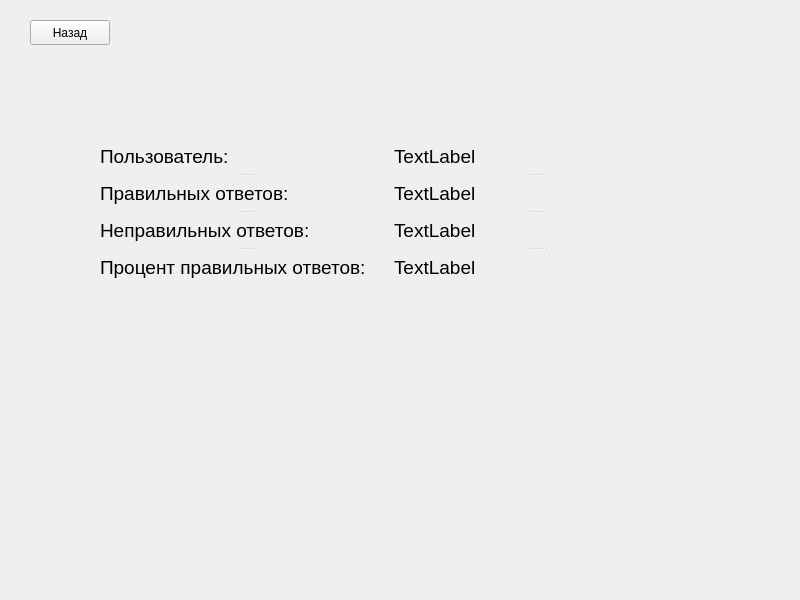
<?xml version="1.0" encoding="UTF-8"?>
<ui version="4.0">
 <class>Statistics</class>
 <widget class="QWidget" name="Statistics">
  <property name="geometry">
   <rect>
    <x>0</x>
    <y>0</y>
    <width>800</width>
    <height>600</height>
   </rect>
  </property>
  <property name="minimumSize">
   <size>
    <width>800</width>
    <height>600</height>
   </size>
  </property>
  <property name="maximumSize">
   <size>
    <width>800</width>
    <height>600</height>
   </size>
  </property>
  <property name="windowTitle">
   <string>Form</string>
  </property>
  <widget class="QPushButton" name="Back">
   <property name="geometry">
    <rect>
     <x>30</x>
     <y>20</y>
     <width>80</width>
     <height>25</height>
    </rect>
   </property>
   <property name="text">
    <string>Назад</string>
   </property>
  </widget>
  <widget class="QWidget" name="">
   <property name="geometry">
    <rect>
     <x>100</x>
     <y>140</y>
     <width>581</width>
     <height>144</height>
    </rect>
   </property>
   <layout class="QHBoxLayout" name="horizontalLayout">
    <item>
     <widget class="QSplitter" name="splitter">
      <property name="orientation">
       <enum>Qt::Vertical</enum>
      </property>
      <widget class="QLabel" name="label">
       <property name="font">
        <font>
         <family>Segoe UI</family>
         <pointsize>14</pointsize>
        </font>
       </property>
       <property name="text">
        <string>Пользователь:</string>
       </property>
      </widget>
      <widget class="QLabel" name="label_4">
       <property name="font">
        <font>
         <family>Segoe UI</family>
         <pointsize>14</pointsize>
        </font>
       </property>
       <property name="text">
        <string>Правильных ответов:</string>
       </property>
      </widget>
      <widget class="QLabel" name="label_5">
       <property name="font">
        <font>
         <family>Segoe UI</family>
         <pointsize>14</pointsize>
        </font>
       </property>
       <property name="text">
        <string>Неправильных ответов:</string>
       </property>
      </widget>
      <widget class="QLabel" name="label_3">
       <property name="font">
        <font>
         <family>Segoe UI</family>
         <pointsize>14</pointsize>
        </font>
       </property>
       <property name="text">
        <string>Процент правильных ответов:</string>
       </property>
      </widget>
     </widget>
    </item>
    <item>
     <widget class="QSplitter" name="splitter_2">
      <property name="orientation">
       <enum>Qt::Vertical</enum>
      </property>
      <widget class="QLabel" name="login">
       <property name="font">
        <font>
         <family>Segoe UI</family>
         <pointsize>14</pointsize>
        </font>
       </property>
       <property name="text">
        <string>TextLabel</string>
       </property>
      </widget>
      <widget class="QLabel" name="right_answ">
       <property name="font">
        <font>
         <family>Segoe UI</family>
         <pointsize>14</pointsize>
        </font>
       </property>
       <property name="text">
        <string>TextLabel</string>
       </property>
      </widget>
      <widget class="QLabel" name="wrong_answ">
       <property name="font">
        <font>
         <family>Segoe UI</family>
         <pointsize>14</pointsize>
        </font>
       </property>
       <property name="text">
        <string>TextLabel</string>
       </property>
      </widget>
      <widget class="QLabel" name="percent">
       <property name="font">
        <font>
         <family>Segoe UI</family>
         <pointsize>14</pointsize>
        </font>
       </property>
       <property name="text">
        <string>TextLabel</string>
       </property>
      </widget>
     </widget>
    </item>
   </layout>
  </widget>
 </widget>
 <resources/>
 <connections/>
</ui>
